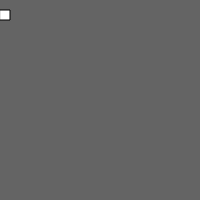
Frame 1 (no input)
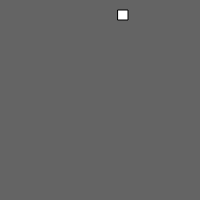
Frame 60 (no input)
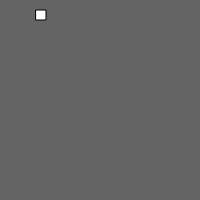
Frame 120 (the mouse pressed at the canvas centre since frame 60)

The p5.js sketch that drew these frames (run headless with seeded random() and noise() and a simulated clock; from frame 60 on, the mouse is pressed at the canvas centre):

// p5.js sketch
// ── sketch.js
var x = 0;

function setup() {
  // put setup code here
  createCanvas(200,200);
}

function draw() {
  // put drawing code here
  background(100);
  rect(x,10,10,10);
    x +=2;
    if (x>200)
    {
      x=0;
    }
  }
